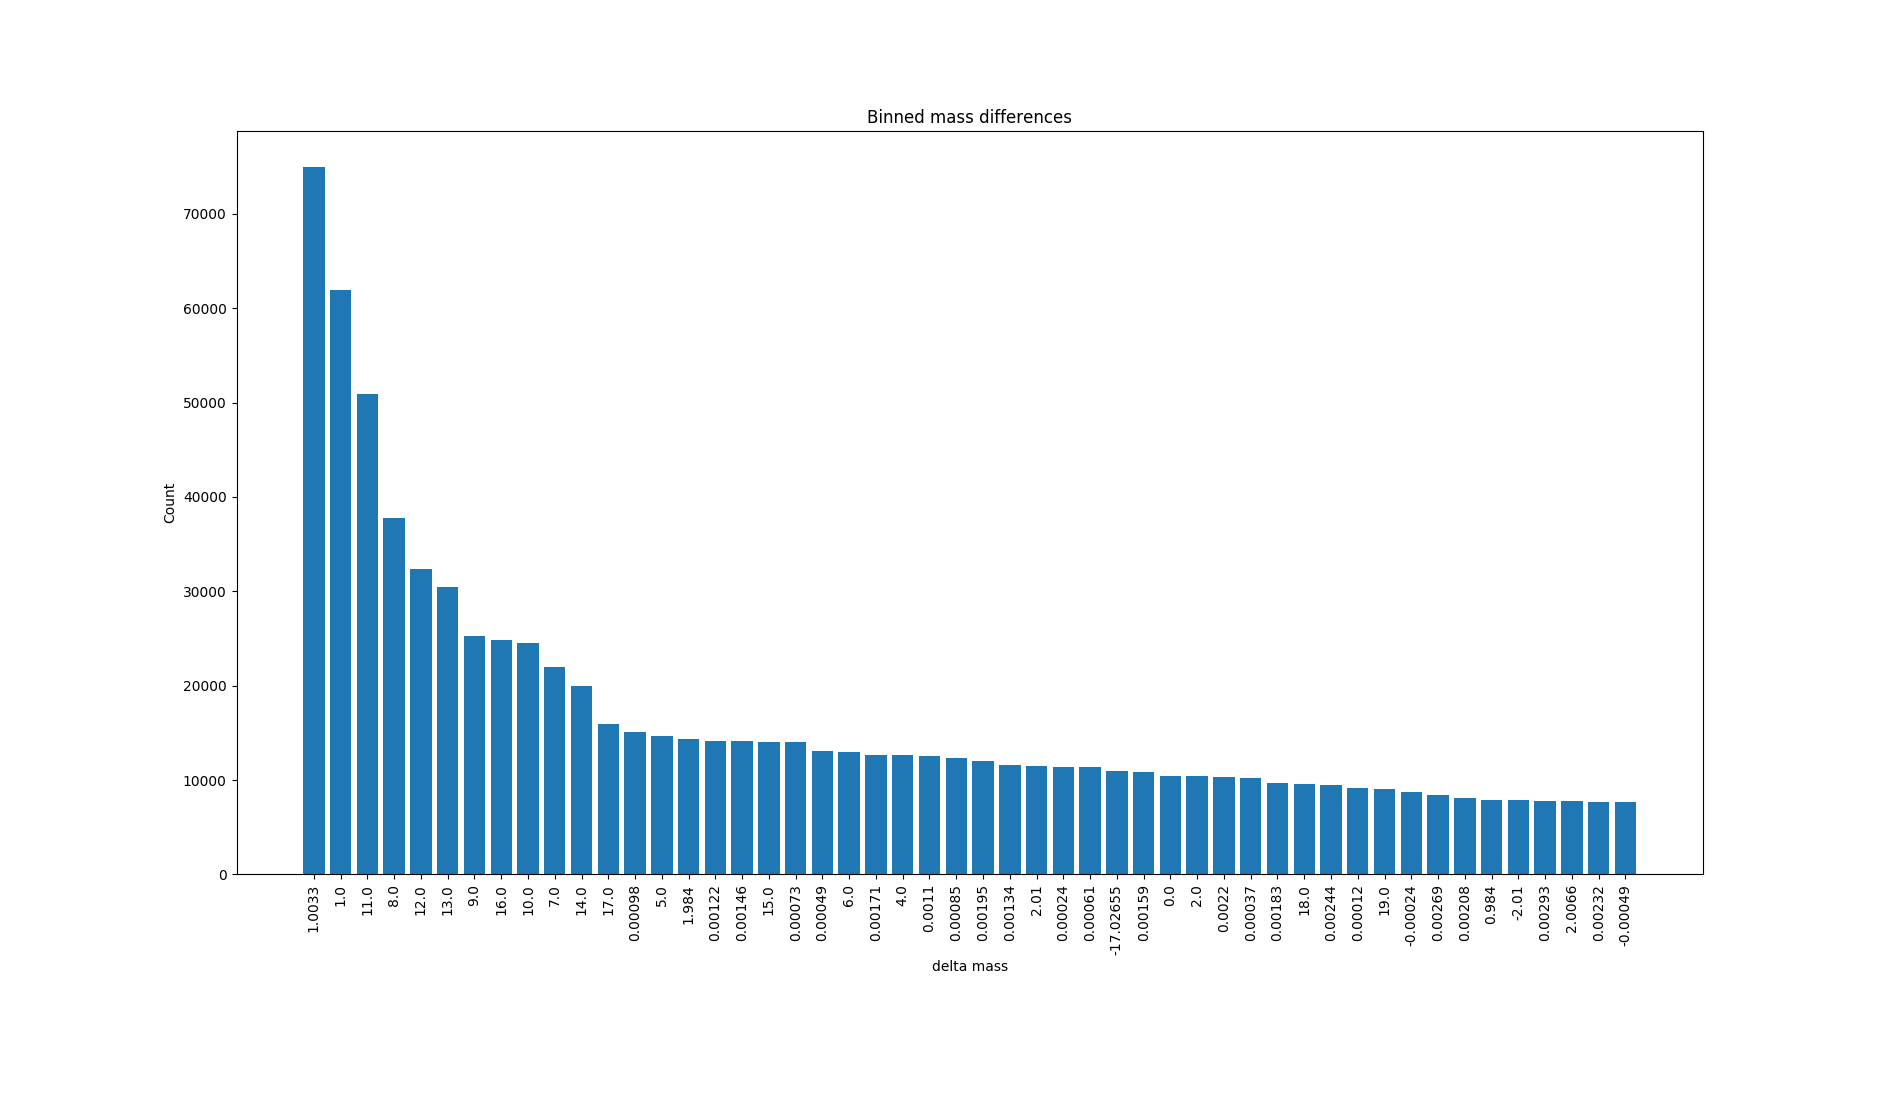

The script that saved this image:
import csv
import sys
from collections import Counter
import matplotlib.pyplot as plt


def main(all_merged):

    with open(all_merged) as fin:
        counter = Counter()
        reader = csv.DictReader(fin)
        for i, line in enumerate(reader):
            # if i > 10_000:
            #     break
            if line['Mass Difference'] == '':
                continue
            if len(line['Mass Difference'].split(':'))>1:
                if line['Mass Difference'].split(':')[1] == 'n':
                    continue
            md = line['Mass Difference'].split(';')
            md = set([m.rsplit(':', maxsplit=1)[0] for m in md])
            # print(md)
            for _md in md:
                # _md = _md.replace('(', '').replace(')', '')
                if '(' in _md:
                    _md = _md.split('(')[0]
                counter[round(float(_md), 5)] += 1
    names, counts = zip(*counter.most_common(50))
    names = [str(n) for n in names]
    print(names, counts)
    # plt.tight_layout()
    plt.gcf().subplots_adjust(bottom=0.20)
    plt.bar(names, counts)
    plt.title('Binned mass differences')
    plt.xlabel("delta mass")
    plt.xticks(rotation=90)
    plt.ylabel("Count")
    plt.show()
    plt.savefig('mass_diff_bar_plot.png')


if __name__ == '__main__':
    main(sys.argv[1])
